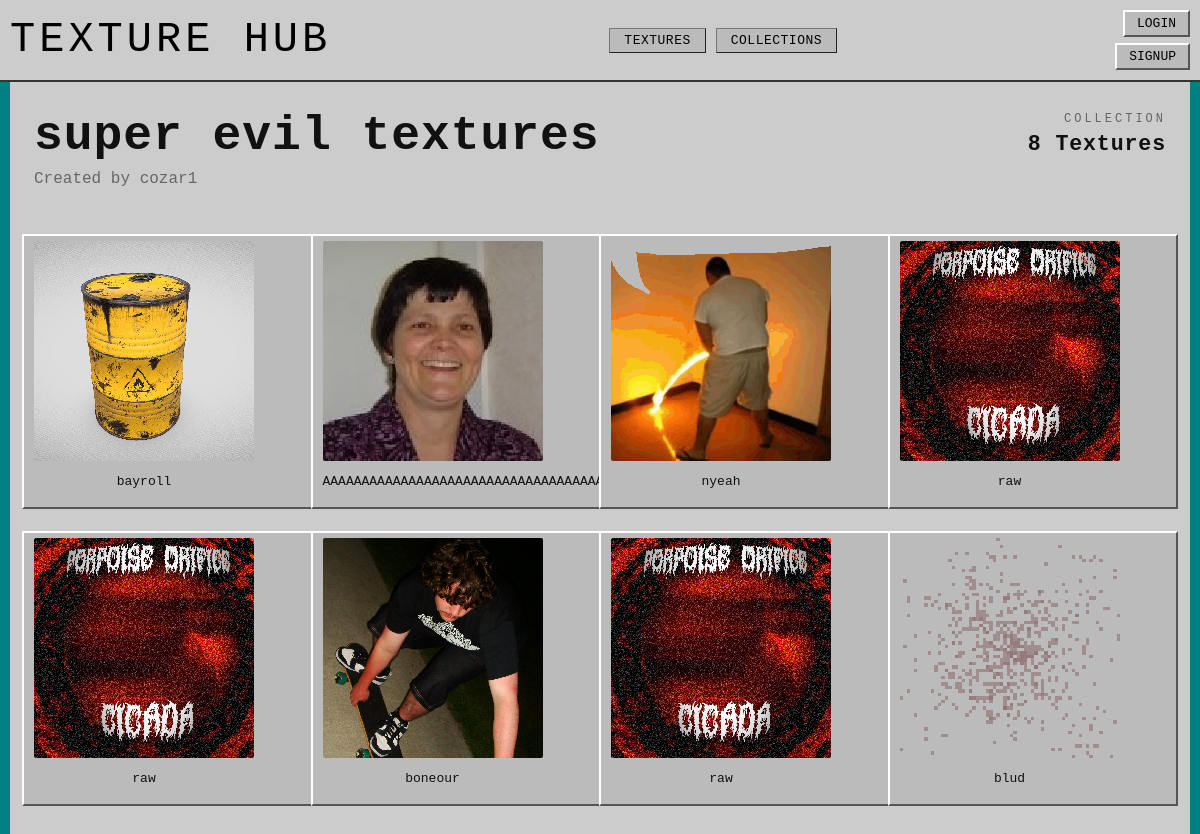
Before: /collection/2 with the older database file.
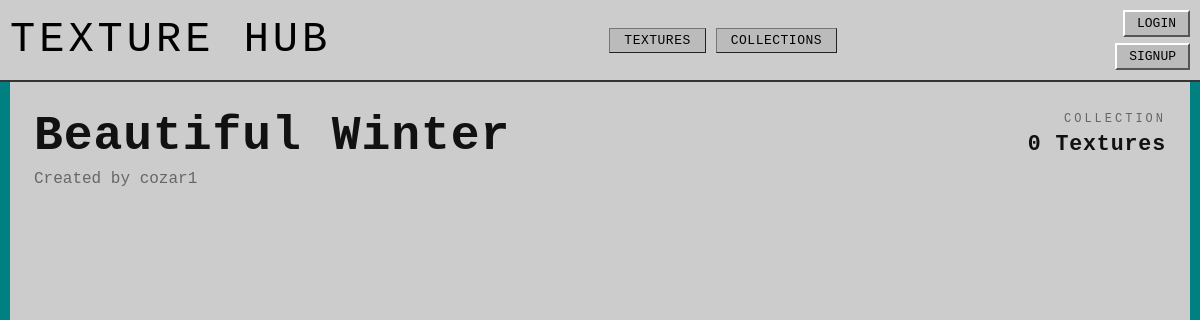
After: the same page with the newer database file.
### app.py (models this page shows)
class Collection(db.Model):
    __tablename__ = 'Collection'
    collection_id = db.Column(db.Integer, primary_key=True)
    collection_name = db.Column(db.String(80), unique=True, nullable=False)
    collection_user_id = db.Column(db.String(120), nullable=False)
    collection_rating = db.Column(db.Integer, default=0)

class User(db.Model):
    __tablename__ = 'User'
    user_id = db.Column(db.Integer, primary_key=True)
    user_name = db.Column(db.String(80), unique=True, nullable=False)
    user_password = db.Column(db.String(120), nullable=False)
    user_rating = db.Column(db.Integer, default=0)

class Texture(db.Model):
    __tablename__ = 'Texture'
    texture_id = db.Column(db.Integer, primary_key=True)
    texture_name = db.Column(db.String(80), unique=True, nullable=False)
    texture_address = db.Column(db.String(120), nullable=False)
    texture_user_id = db.Column(db.Integer, default=0)
    texture_tags = db.Column(db.String(200), nullable=True)

### app.py (the view)
@app.route('/collection/<_collection_id>', methods=['GET', 'POST'])
def collection(_collection_id):
    user = get_current_user()
    collection = Collection.query.filter_by(collection_id = _collection_id).one()
    collection_user = User.query.filter_by(user_id = collection.collection_user_id).one()
    texture_ids = Texture_Collection.query.filter_by(collection_id = collection.collection_id).all()
    textures = [Texture.query.filter_by(texture_id = tc.texture_id).one() for tc in texture_ids]
    return render_template('collection.html', user=user, collection=collection, collection_user=collection_user, textures=textures)

### app.py (called while the page is built)
def get_current_user():
    user_id = session.get('user_id')
    if user_id is None:
        return None
    return User.query.get(user_id)

@app.template_filter('texture_url')
def texture_image_url(address):
    if not address:
        return DEFAULT_TEXTURE_URL
    addr = str(address).strip().replace('\\', '/')
    if addr.startswith('/static/images/'):
        rel = addr[len('/static/images/') :]
    elif addr.startswith('static/images/'):
        rel = addr[len('static/images/') :]
    else:
        rel = os.path.basename(addr)
    rel = os.path.basename(rel)
    if not rel or rel.startswith('.'):
        return DEFAULT_TEXTURE_URL
    full = os.path.join(STATIC_IMAGES_DIR, rel)
    if os.path.isfile(full):
        return f'/static/images/{rel}'
    return DEFAULT_TEXTURE_URL

### templates/collection.html (shortened to what this page needs)
{% extends "template.html" %}
{% block content %}
<div class="collection-page">
    <section class="collection-hero">
        <div class="collection-hero__intro">
            <h1>{{ collection.collection_name }}</h1>
            <p class="collection-author">Created by {{ collection_user.user_name }}</p>
        </div>
        <div class="collection-meta">
            <span class="collection-meta__label">collection</span>
            <span class="collection-meta__count">{{ textures|length }} Textures</span>
        </div>
    </section>
    <div class="collection-textures">
        {% for item in textures %}
            {% include "texture_template.html" %}
        {% endfor %}
    </div>
</div>
{% endblock %}

### templates/template.html (shortened to what this page needs)
<!DOCTYPE html>
<html lang="en">
<head>
    <link rel="stylesheet" href="/static/style.css">
</head>
<body>
    {% if request.endpoint not in ('login', 'signup') %}
    <header class="topbar">
        <a href="/" class="logo">TEXTURE HUB</a>
        <nav class="nav">
            <a href="/0" class="nav-btn {% if request.path == '/' %}nav-btn--active{% endif %}">TEXTURES</a>
            <a href="/1" class="nav-btn {% if request.path == '/collections' %}nav-btn--active{% endif %}">COLLECTIONS</a>
        </nav>
        <nav class="auth">
            {% if user %}
                <a href="/upload">UPLOAD</a>
                <a class="dropbtn" href="/user/{{ user.user_name }}">{{ user.user_name }}</a>
                <div class="dropdown-content">
                    <a href="/logout">Log Out</a>
                </div>
            {% else %}
                <a href="/login">LOGIN</a>
                <a href="/signup">SIGNUP</a>
            {% endif %}
        </nav>
    </header>
    {% endif %}
    {% block content %}
    {% endblock %}
</body>
</html>

### templates/texture_template.html
<a href="/texture/{{item.texture_id}}">
    <div class="texture-card">
        <img src="{{ item.texture_address | texture_url }}" alt="">
        <p>{{item.texture_name}}</p>
    </div>
</a>

### static/style.css (style rules this page uses)
:root { --bg-main: #008080; --bg-light: #ccc; --bg-mid: #bbb; --bg-dark: #999; --bg-panel: #aaa; --text-main: #111; --text-invert: #fff; --border-light: #888; --border-dark: #777; --bevel-hi: #fff; --bevel-lo: #555; --bevel-mid: #111; --border-outset: 2px outset var(--border-light); --border-inset: 1px outset var(--border-dark); --pad-sm: 5px; --pad-md: 10px; --pad-lg: 20px; }
* { image-rendering: pixelated; }
body { margin: 0; font-family: monospace; background: var(--bg-main); color: var(--text-main); }
a { padding: var(--pad-sm) var(--pad-md); background: var(--bg-mid); border: 2px solid var(--bevel-mid); border-top-color: var(--bevel-hi); border-left-color: var(--bevel-hi); border-right-color: var(--bevel-lo); border-bottom-color: var(--bevel-lo); cursor: pointer; font-family: monospace; color: black; text-decoration: none; }
.topbar { display: flex; justify-content: space-between; align-items: center; padding: var(--pad-md); background: var(--bg-light); border-bottom: var(--border-outset); gap: 14px; }
.logo { margin: 0; letter-spacing: 4px; font-size: 42px; line-height: 1; padding: 0; background: transparent; border: 0; }
.nav { display: flex; align-items: center; gap: 10px; }
.nav-btn { display: inline-block; padding: 4px 14px; background: var(--bg-mid); border: var(--border-inset); font-family: monospace; text-decoration: none; color: #000; letter-spacing: 0.5px; }
.auth { display: flex; flex-direction: column; align-items: flex-end; gap: 6px; }
.auth a { padding: 4px 12px; }
.collection-page { min-height: calc(100vh - 60px); max-width: 1180px; margin: 0 auto; padding: 30px 24px 40px; background: var(--bg-light); box-sizing: border-box; }
.collection-hero { display: grid; grid-template-columns: 1fr auto; gap: 26px; align-items: start; margin-bottom: 30px; }
.collection-hero__intro h1 { margin: 0; font-size: clamp(2.5rem, 4vw, 4.8rem); line-height: 1; letter-spacing: 0.02em; }
.collection-author { margin-top: 10px; color: #555; font-size: 1rem; opacity: 0.85; }
.collection-meta { text-align: right; align-self: start; }
.collection-meta__label { display: block; text-transform: uppercase; letter-spacing: 0.25em; font-size: 0.75rem; opacity: 0.55; }
.collection-meta__count { display: block; margin-top: 6px; font-size: 1.35rem; font-weight: 700; letter-spacing: 0.04em; }

Changed rows visible on the page:
removed Texture: texture_address|texture_url (picture), texture_name "bayroll"
removed Texture: texture_address|texture_url (picture), texture_name "AAAAAAAAAAAAAAAAAAAAAAAAAAAAAAAAAAAAAAAAAAAAA"
removed Texture: texture_address|texture_url (picture), texture_name "nyeah"
removed Texture: texture_address|texture_url (picture), texture_name "raw"
removed Texture: texture_address|texture_url (picture), texture_name "boneour"
removed Texture: texture_address|texture_url (picture), texture_name "blud"
changed Collection: collection_name "super evil textures" → "Beautiful Winter"
Other visible differences:
{{ textures|length }}: "8" → "0"
